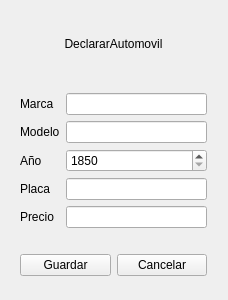
<?xml version="1.0" encoding="UTF-8"?>
<ui version="4.0">
 <class>declarar_automovil</class>
 <widget class="QWidget" name="declarar_automovil">
  <property name="geometry">
   <rect>
    <x>0</x>
    <y>0</y>
    <width>228</width>
    <height>300</height>
   </rect>
  </property>
  <property name="windowTitle">
   <string>Form</string>
  </property>
  <widget class="QWidget" name="">
   <property name="geometry">
    <rect>
     <x>20</x>
     <y>20</y>
     <width>187</width>
     <height>256</height>
    </rect>
   </property>
   <layout class="QGridLayout" name="gridLayout">
    <item row="3" column="0">
     <spacer name="horizontalSpacer_2">
      <property name="orientation">
       <enum>Qt::Horizontal</enum>
      </property>
      <property name="sizeHint" stdset="0">
       <size>
        <width>40</width>
        <height>20</height>
       </size>
      </property>
     </spacer>
    </item>
    <item row="0" column="0">
     <widget class="QLabel" name="label_declarar_automovil">
      <property name="text">
       <string>DeclararAutomovil</string>
      </property>
      <property name="alignment">
       <set>Qt::AlignCenter</set>
      </property>
     </widget>
    </item>
    <item row="4" column="0">
     <layout class="QHBoxLayout" name="horizontalLayout_2">
      <item>
       <widget class="QPushButton" name="pushButton_guardar">
        <property name="text">
         <string>Guardar</string>
        </property>
       </widget>
      </item>
      <item>
       <widget class="QPushButton" name="pushButton_cancelar">
        <property name="text">
         <string>Cancelar</string>
        </property>
       </widget>
      </item>
     </layout>
    </item>
    <item row="1" column="0">
     <spacer name="horizontalSpacer">
      <property name="orientation">
       <enum>Qt::Horizontal</enum>
      </property>
      <property name="sizeHint" stdset="0">
       <size>
        <width>40</width>
        <height>20</height>
       </size>
      </property>
     </spacer>
    </item>
    <item row="2" column="0">
     <layout class="QHBoxLayout" name="horizontalLayout">
      <item>
       <layout class="QVBoxLayout" name="verticalLayout_2">
        <item>
         <widget class="QLabel" name="label_marca">
          <property name="text">
           <string>Marca</string>
          </property>
         </widget>
        </item>
        <item>
         <widget class="QLabel" name="label_modelo">
          <property name="text">
           <string>Modelo</string>
          </property>
         </widget>
        </item>
        <item>
         <widget class="QLabel" name="label_ano">
          <property name="text">
           <string>Año</string>
          </property>
         </widget>
        </item>
        <item>
         <widget class="QLabel" name="label_placa">
          <property name="text">
           <string>Placa</string>
          </property>
         </widget>
        </item>
        <item>
         <widget class="QLabel" name="label_precio">
          <property name="text">
           <string>Precio</string>
          </property>
         </widget>
        </item>
       </layout>
      </item>
      <item>
       <layout class="QVBoxLayout" name="verticalLayout">
        <item>
         <widget class="QLineEdit" name="lineEdit_marca"/>
        </item>
        <item>
         <widget class="QLineEdit" name="lineEdit_modelo"/>
        </item>
        <item>
         <widget class="QSpinBox" name="spinBox_ano">
          <property name="minimum">
           <number>1850</number>
          </property>
          <property name="maximum">
           <number>2018</number>
          </property>
         </widget>
        </item>
        <item>
         <widget class="QLineEdit" name="lineEdit_placa"/>
        </item>
        <item>
         <widget class="QLineEdit" name="lineEdit_precio"/>
        </item>
       </layout>
      </item>
     </layout>
    </item>
   </layout>
  </widget>
 </widget>
 <resources/>
 <connections/>
</ui>
